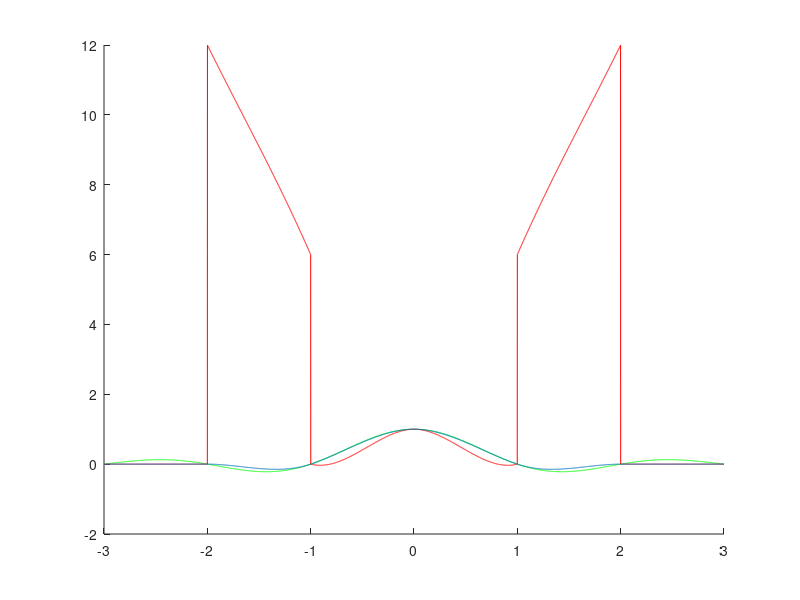

Here is the MATLAB script that generated this plot:
%% schleife
t = -3:.001:3;
y = zeros(size(t));
z = zeros(size(t));
for i=1:length(t)
    if((0 <= abs(t(i))) && (abs(t(i)) < 1))
       y(i) = abs(t(i)^3) - 2*t(i)^2 + 1;
       z(i) = 11/4*abs(t(i)^3) - 15/4*t(i)^2 + 1;
    else
        if((1 <= abs(t(i))) && (abs(t(i)) < 2))
            y(i) = -abs(t(i)^3) + 5*t(i)^2 - 8*abs(t(i)) + 4;
            z(i) = 3/4*abs(t(i)^3) - 15/4*t(i)^2 + 12*abs(t(i)) - 3;
        else
            y(i) = 0;
            z(i) = 0;
        end
    end
end
figure; hold on;
plot(t, sinc(t), 'g-');
plot(t, z, 'r-');
plot(t,y);